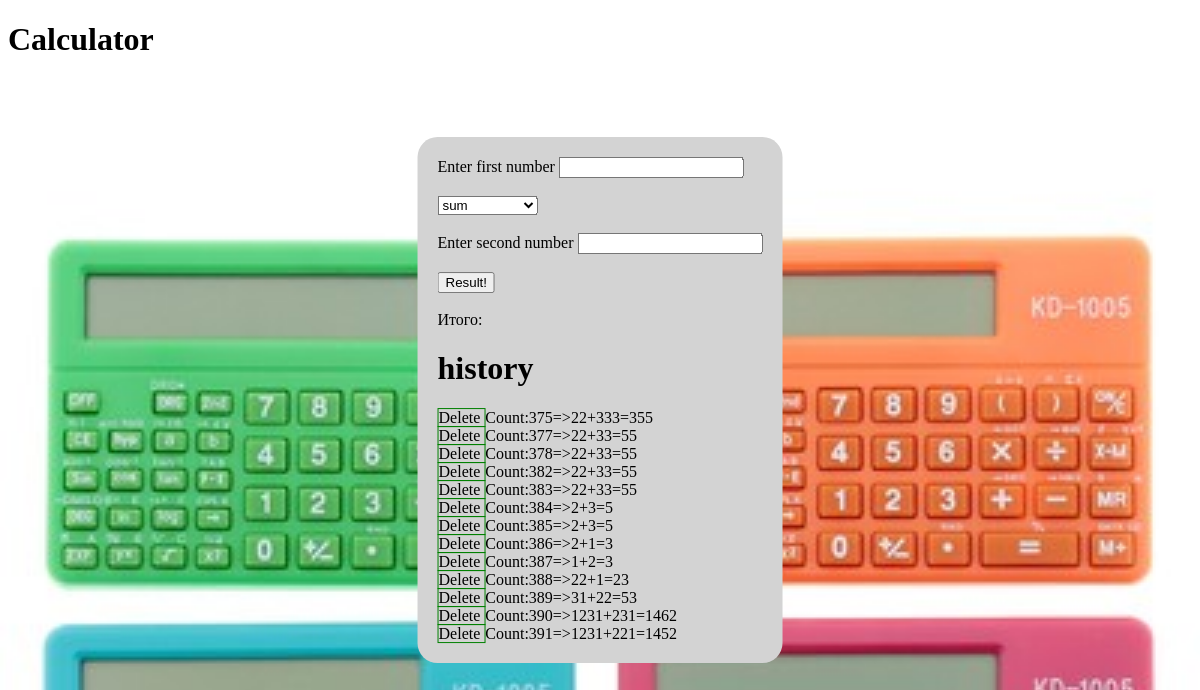
The page / on the database its author committed.
### tables this page shows
CREATE TABLE `history` (
  `id` int(10) UNSIGNED NOT NULL,
  `num1` float NOT NULL,
  `operator` varchar(10) NOT NULL,
  `num2` float NOT NULL,
  `result` float NOT NULL
);

### core/models/Db.php (called while the page is built, shortened)
<?php
class Db {
    private $host = 'localhost';
    private $db_name = 'calc';
    private $username = 'root';
    private $password = '';
    public function __construct()
    {
        try {
            $dsn = "mysql:host=$this->host;dbname=$this->db_name;charset=utf8mb4";
            $this->db = new \PDO($dsn, $this->username, $this->password);
        } catch (\PDOException $e) {
            echo $e->getMessage();
        }
    }
}

### core/models/Calculator.php (called while the page is built, shortened)
<?php
class Calculator extends Db {
     public function getData()
    {
        $stmt = $this->db->query("SELECT * FROM history");
        return $stmt->fetchAll(\PDO::FETCH_ASSOC);
    }
}

### index.php (the view, shortened to what this page needs)
<?php require_once 'vendor/autoload.php';
$data = new Calculator();
$data->getData();
?>
<!DOCTYPE html>
<html lang="en">
<head>
    <link rel="stylesheet" href="public/styles/style.css">
</head>
<body>
<h1>Calculator</h1>
 <form class="form-message" id="form">
 <label for="num1">Enter first number</label>
 <input type="text" name="num1" id=""><br><br>
 <select name="operator" id="">
    <option value="+">sum</option>
 </select><br><br>
 <label for="num2">Enter second number</label>
 <input type="text" name="num2" id=""><br><br>
 <input type="submit" value="Result!"><br><br>
 <div id="AJAX"> Итого: <div id="ajaxResult"></div></div>
 <div id="ajaxHistory"><h1>history</h1>
   <div class="wrapper">
      <?php
      foreach($data->getData() as $v):
      ?>
      <div id=<?php echo $v["id"] ?>>
      <span style="border: 1px solid green;cursor: pointer;" onclick="deleteRecord(<?php echo $v['id']; ?>)">
	  Delete
	 </span>
      <?php  echo "Count:{$v["id"]}=>{$v["num1"]}+{$v["num2"]}={$v["result"]}<br>"; ?>
	 </div>
   <?php endforeach;?>
</div>
</form>
</body>
</html>

### public/styles/style.css (style rules this page uses)
body { background-image: url("../img/calculator.jpg"); background-repeat: no-repeat; background-size: cover; }
.form-message { position: absolute; left: 50%; top: 50%; transform: translate(-50%, -50%); background: lightgray; padding: 20px; border-radius: 20px; }

### rows shown on the page
history: id "375", num1 "22", num2 "333", result "355"
history: id "377", num1 "22", num2 "33", result "55"
history: id "378", num1 "22", num2 "33", result "55"
history: id "382", num1 "22", num2 "33", result "55"
history: id "383", num1 "22", num2 "33", result "55"
history: id "384", num1 "2", num2 "3", result "5"
history: id "385", num1 "2", num2 "3", result "5"
history: id "386", num1 "2", num2 "1", result "3"
history: id "387", num1 "1", num2 "2", result "3"
history: id "388", num1 "22", num2 "1", result "23"
history: id "389", num1 "31", num2 "22", result "53"
history: id "390", num1 "1231", num2 "231", result "1462"
history: id "391", num1 "1231", num2 "221", result "1452"
